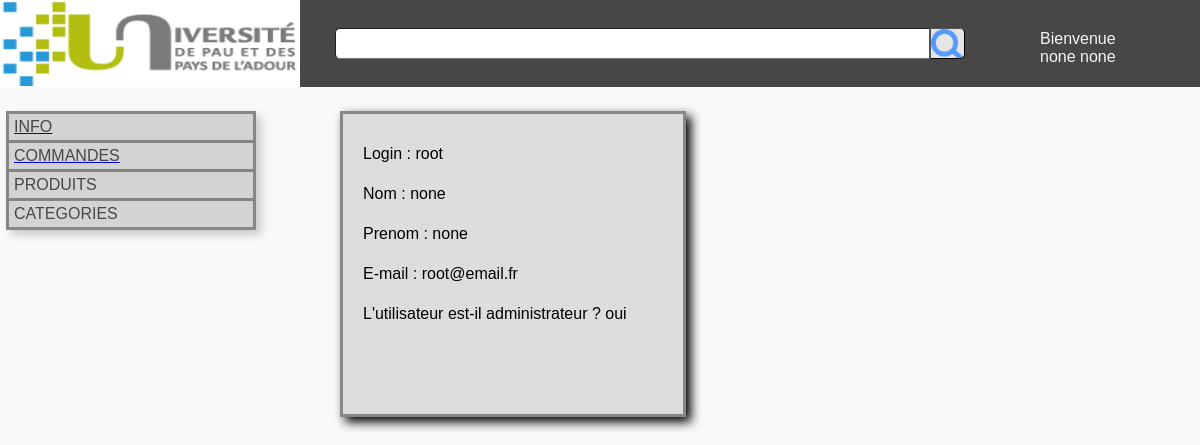
/admin_panel.php (signed in), run on the app's committed database.
### tables this page shows
CREATE TABLE users(
  user_id INT NOT NULL AUTO_INCREMENT,
  user_login VARCHAR(10) NOT NULL,
  user_name VARCHAR(30) NOT NULL,
  user_surname VARCHAR(40) NOT NULL,
  user_password VARCHAR(100) NOT NULL,
  user_mail VARCHAR(50) NOT NULL,
  user_is_admin BOOLEAN NOT NULL,
  CONSTRAINT users_key PRIMARY KEY(user_id)
);

### info.php (the view, shortened to what this page needs)
<?php
	$db_connect = mysqli_connect("localhost", "u_clecoq001", "YwYL3tnj", "db_clecoq001");
	$user_id = $_SESSION['login'];
	$req_user_info = 'SELECT * FROM users WHERE user_login="'.$user_id.'"';
	$user = mysqli_fetch_array(mysqli_query($db_connect, $req_user_info));
	$user_login = $user[1];
	$user_nom = $user[2];
	$user_prenom = $user[3];
	$user_mail = $user[5];
	$user_isAdmin = $user[6];
	if ($user_isAdmin = 0) {
		$user_isAdmin = 'non';
	} else {
		$user_isAdmin = 'oui';
	};
?>
<div class="panel_info">
	<?php
	echo 'Login : '.$user_login.'<Br>';
	echo 'Nom : '.$user_nom.'<Br>';
	echo 'Prenom : '.$user_prenom.'<Br>';
	echo 'E-mail : '.$user_mail.'<Br>';
	echo 'L\'utilisateur est-il administrateur ? '.$user_isAdmin.'<Br>';
	?>
</div>

### main_stylesheet.css (style rules this page uses)
.background { background-color: #F9F9F9; font-family: Verdana, Arial, sans-serif; }
.panel_info { background-color: #DDDDDD; border-style: solid; border-color: #878787; width: 320px; height: 280px; box-shadow: 5px 5px 10px; flex-direction: column; line-height: 250%; padding-top: 20px; padding-left: 20px; margin-top: 2%; margin-left: 5%; }

### data on the page
users: user_login "root", user_name "none", user_surname "none", user_mail "root@email.fr"

### other printed values
$_SESSION['prenom'] "none"
$_SESSION['nom'] "none"
$user_isAdmin "oui"
